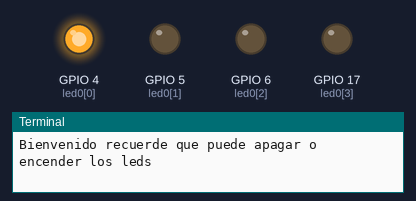
Bench run of a program on a simulated Raspberry Pi (BCM pin numbers). Parts: output pins drawn as LEDs (lit = HIGH), the last lines printed to the terminal.

Above: at 0.2 s.
At 1.2 s:
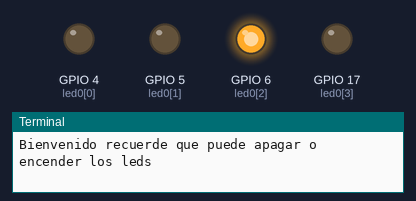
At 1.7 s:
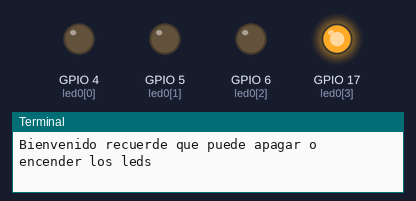
At 3.0 s:
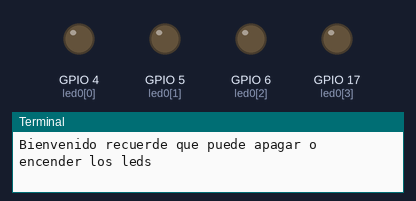
At 4.7 s:
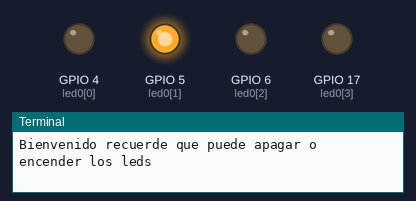
Timing chart, 0 to 5.2 s (numbered marks = the images above):
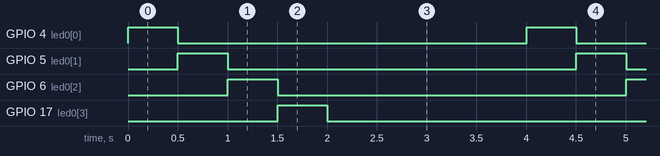

Measured:
- by itself, GPIO 4 (led0[0]), GPIO 5 (led0[1]), GPIO 6 (led0[2]), GPIO 17 (led0[3]): alternates HIGH for 0.50 s and LOW for 3.5 s

The program:

led.py
```python
from gpiozero import LED
from time import sleep

relays = [4,5,6,17]

#led0 = LED()Dentro de los parentesis declaramos el GPIO al que está conectado el led

"""
led1 = LED(17)
led2 = LED(27)
led3 = LED(22)
led4 = LED(10)
"""

def estadoLeds(estado):
    if estado == 'encender':
        led0.on()
    elif estado == 'apagar':
        led0.off()
    else:
        led0.off()


if __name__ == '__main__':
    while True:
        print('Bienvenido recuerde que puede apagar o encender los leds ')
        for i in relays:
            led0 = LED(i)
            led0.on()
            sleep(0.5)
        for i in  relays:
            led0 = LED(i)
            led0.off()
            sleep(0.5)

        """estado = input('ingrese el estado de los leds: ')
        estadoLeds(estado)
        led0.on()
        sleep(1.5)
        led0.off()
        sleep(1.5)"""

        """TODO --> conectar 4 led restantes y controla el encendido y agrado de los mismos"""
        """TODO --> Controlar el encendido y apagado de los led mediente la consola:
           si el usuario ingresa encender todo los leds se encienden y si el usuario ingresa apagar
           realiza la accion de apagar todos los leds"""

    
```
